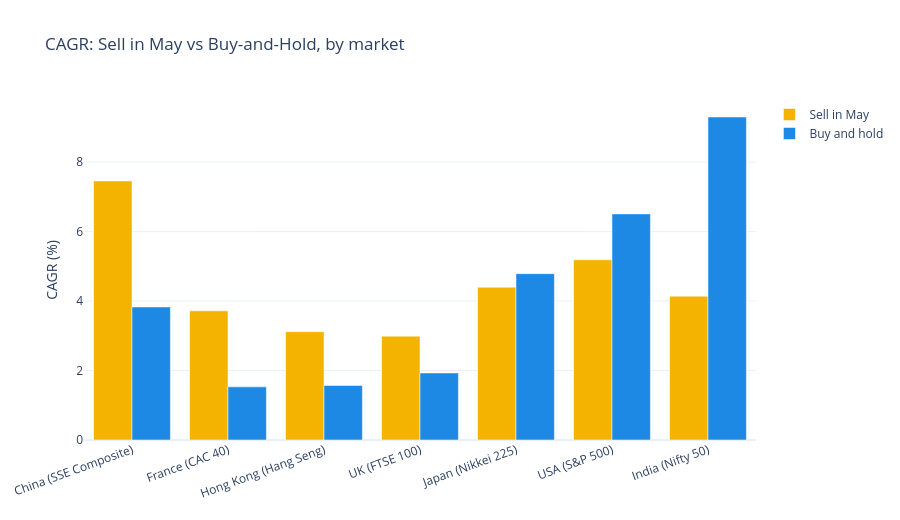

The code cell stored with this chart in its notebook:
### Code cell
# ============================================================
# CELL 8: Scoreboard chart
# ============================================================

fig = go.Figure()
fig.add_trace(go.Bar(name="Sell in May", x=scoreboard["Market"], y=scoreboard["Sell in May CAGR %"],
                      marker_color="#F5B301"))
fig.add_trace(go.Bar(name="Buy and hold", x=scoreboard["Market"], y=scoreboard["Buy & Hold CAGR %"],
                      marker_color="#1E88E5"))
fig.update_layout(barmode="group", title="CAGR: Sell in May vs Buy-and-Hold, by market",
                   yaxis_title="CAGR (%)", template="plotly_white", height=520,
                   xaxis_tickangle=-20)
fig.show()

### Figure 1 — Plotly figure (JSON) as saved in the notebook; plotly's stock layout.template omitted (floating-point values rounded to 4 significant figures)
{"data": [{"marker": {"color": "#F5B301"}, "name": "Sell in May", "type": "bar", "x": ["China (SSE Composite)", "France (CAC 40)", "Hong Kong (Hang Seng)", "UK (FTSE 100)", "Japan (Nikkei 225)", "USA (S&P 500)", "India (Nifty 50)"], "y": [7.46, 3.72, 3.12, 2.99, 4.4, 5.19, 4.14]}, {"marker": {"color": "#1E88E5"}, "name": "Buy and hold", "type": "bar", "x": ["China (SSE Composite)", "France (CAC 40)", "Hong Kong (Hang Seng)", "UK (FTSE 100)", "Japan (Nikkei 225)", "USA (S&P 500)", "India (Nifty 50)"], "y": [3.83, 1.53, 1.57, 1.93, 4.79, 6.51, 9.3]}], "layout": {"barmode": "group", "height": 520, "title": {"text": "CAGR: Sell in May vs Buy-and-Hold, by market"}, "xaxis": {"tickangle": -20}, "yaxis": {"title": {"text": "CAGR (%)"}}}}
